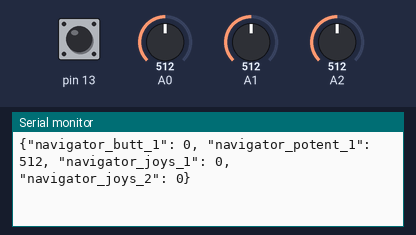
A sketch run on a simulated Arduino Uno, built with avr-gcc and run on an emulated ATmega328P. On the bench: the last lines printed to the serial monitor. The test bench sets the inputs (shaded band); at power-on: A2 = 512, A0 = 512, A1 = 512, pin 13 HIGH.

Above: at 1.2 s.
1.3 s: A2 set to 716
At 2.5 s:
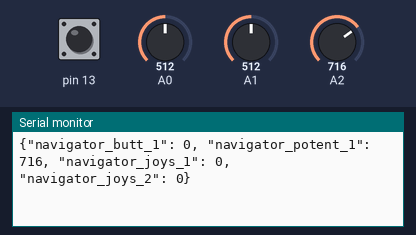
2.8 s: A0 set to 306
At 3.4 s:
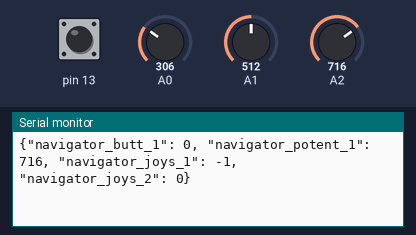
4.3 s: A1 set to 306
At 5.6 s:
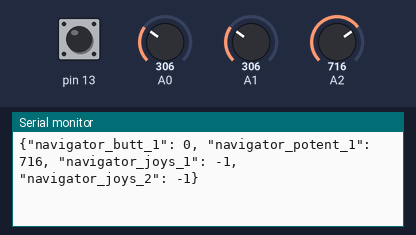
5.8 s: pin 13 pulled LOW for 0.15 s
At 6.8 s:
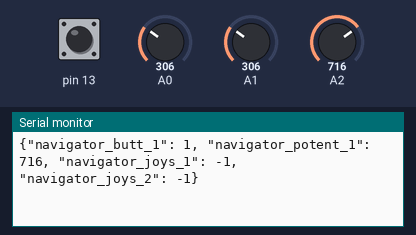
7.4 s: A2 set to 900
At 8.7 s:
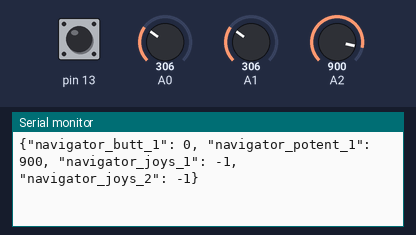
8.9 s: pin 13 pulled LOW for 1 s
At 9.9 s:
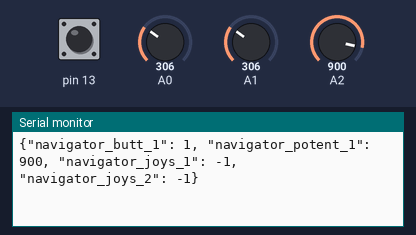
Timing chart, 0 to 11.9 s (numbered marks = the images above; inputs shaded):
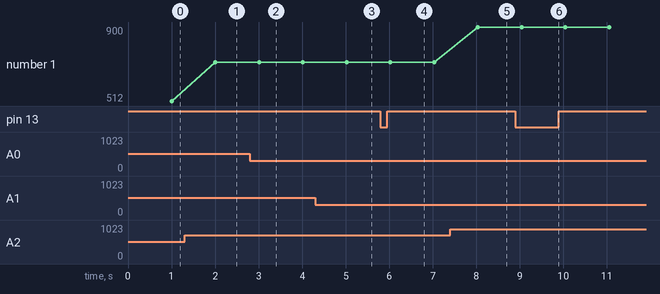

Measured:
- after the input at 1.3 s, the serial monitor: prints a new line after 0.71 s (image 1)
- after the input at 2.8 s, the serial monitor: prints a new line after 0.21 s (image 2)
- after the input at 4.3 s, the serial monitor: prints a new line after 0.72 s (image 3)
- after the input at 5.8 s, the serial monitor: prints a new line after 0.23 s (image 4)
- after the input at 7.4 s, the serial monitor: prints a new line after 0.64 s (image 5)
- after the input at 8.9 s, the serial monitor: prints a new line after 0.14 s (image 6)
- plotted number 1: 512 → 716 after the input at 1.3 s, 716 → 900 after the input at 7.4 s

The sketch:

navigator.ino
```cpp
#include "GyverButton.h"

#define DIGINPUTS 1 // amount of buttons
#define ANINPUTS 1 // amount of potentiometers
#define JOYSINPUTS 2 // amount of joysticck axis
int pin_input[DIGINPUTS + ANINPUTS + JOYSINPUTS] = {13,2,0,1};

GButton * butt1 = new GButton(pin_input[0]);
GButton * butt2 = new GButton(pin_input[1]);

GButton * gbutt[2] = {butt1, butt2};

int dump[DIGINPUTS + ANINPUTS + JOYSINPUTS];
int prev_dump[DIGINPUTS + ANINPUTS + JOYSINPUTS];

unsigned long timer;
int period = 1000;

String role = "navigator";

String jsonGeneration(int* arr)
{
  String json = "{";
  for (int i = 0; i < DIGINPUTS; ++i)
  {
    json += "\"";
    json += role;
    json += "_butt_";
    json += String(i+1);
    json += "\": ";
    json += String(arr[i]);
    json += ", ";
  }
  for (int i = 0; i < ANINPUTS; ++i)
  {
    json += "\"";
    json += role;
    json += "_potent_";
    json += String(i+1);
    json += "\": ";
    json += String(arr[DIGINPUTS + i]);
    json += ", ";
  }
  for (int i = 0; i < JOYSINPUTS; ++i)
  {
    json += "\"";
    json += role;
    json += "_joys_";
    json += String(i+1);
    json += "\": ";
    json += String(arr[DIGINPUTS + ANINPUTS+ i]);
    json += ", ";
  }
  json[json.length() - 2] = '}';
  json.remove(json.length() - 1);
  return json;
}
void getData ()
{
  for (int i = 0; i < DIGINPUTS + ANINPUTS + JOYSINPUTS; ++i)
  {
    if (i < DIGINPUTS)
    {
      dump[i] = gbutt[i]->isHolded();
    }
    else if (i < DIGINPUTS + ANINPUTS)
    {
      dump[i] = analogRead(pin_input[i]);
    }
    else
    {
      dump[i] = analogRead(pin_input[i]);
      dump[i] = map(dump[i], 0, 1023, -1, 1);
      /*if (dump[i] <= 300)
      {
        dump[i] = -1;
      }
      if ((dump[i] > 300) && (dump < 700))
      {
        dump[i] = 0;
      }
      if (dump >= 700)
      {
        dump[i] = 1;
      }*/
    }
  }
}

void arrPrint (int* arr)
{
  for (int i = 0; i < DIGINPUTS + ANINPUTS + JOYSINPUTS; ++i)
  {
    Serial.print(arr[i]);
    Serial.print(",");
  }
  Serial.println();
}
void copy(int* arr1,int* arr2)
{
  for(int i = 0; i < DIGINPUTS + ANINPUTS; ++i)
  {
    arr1[i] = arr2[i];
  }
}

void setup() {
  Serial.begin(115200);
  timer = millis();
  butt1->setTimeout(1);
  butt2->setTimeout(1);
}

void loop() {

  for (int i = 0; i < DIGINPUTS; ++i)
  {
    gbutt[i]->tick();
  }
  //if (butt1->isClick()) Serial.println("Button 1");
  //if (butt2->isClick()) Serial.println("Button 2");

  if ((millis() - timer) > period)
  {
    getData();
    //arrPrint(dump);
    Serial.println(jsonGeneration(dump));
    timer = millis();
  }
}
```
